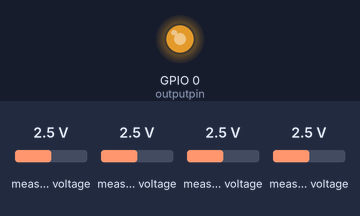
The program below on a simulated ESP32-C3. On the bench: output pins drawn as LEDs (lit = HIGH). Inputs (shaded band) come from the test bench; at power-on: measured voltage 2.5 V. Storage starts empty; what the program prints to the serial monitor is not drawn.

Above: at 1.2 s.
1.3 s: measured voltage (sensor 201) set to 0.1 V
4.3 s: measured voltage (sensor 200) set to 0.1 V
7.3 s: measured voltage (sensor 202) set to 0.1 V
10.3 s: measured voltage (sensor 200) set to 3.8 V
13.3 s: measured voltage (sensor 202) set to 2.5 V
16.3 s: measured voltage (sensor 200) set to 4.9 V
Timing chart, 0 to 20.3 s (numbered marks = the images above; inputs shaded):
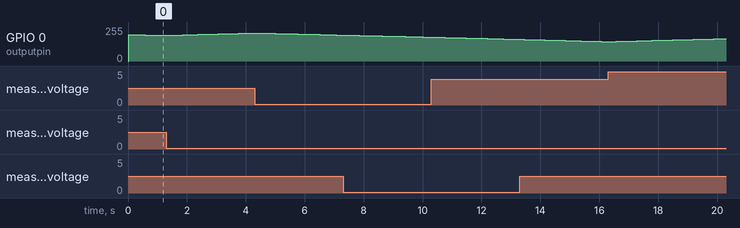

The program:

main.cpp
```cpp
#include <Arduino.h>
#include <Adafruit_ADS1X15.h>
#include <SPI.h>
#include <SD.h>
#include "mppt.h"

// address is 0x49
Adafruit_ADS1015 ads;

int dutyCycle = 200; //0 to 255
int inputpin = 1; //GPIO1
int outputpin = 0; //GPIO0
int channel = 0; //0 to 15
int freq = 100000; //I dont know the range, can at least go up to 5khz
int resolution = 8; //

float in_offset, out_offset;
int16_t adc0, adc1, adc2, adc3;
float volts0, volts1, volts2, volts3;
float v_in, v_out, i_in, i_out, p_in, p_out, eff;
float prev_p_out = 0;
int sign = 1;

float v_bat = 4.2;    // Maximum voltage of battery
float i_bat = 0.25;   // Maximum charge current of battery

String filename = "/0.txt";

void setup(){
//pinMode(inputpin, INPUT);
  gpio_reset_pin(GPIO_NUM_1);
  pinMode(outputpin, OUTPUT);
  // configure LED PWM functionalitites
  ledcSetup(outputpin, freq, resolution);

  // attach the channel to the GPIO to be controlled
  ledcAttachPin(outputpin, channel);

  Serial.begin(9600);

  if (!ads.begin()) {
    Serial.println("Failed to initialize ADC");
    while (1);
  }
  if (!SD.begin(SS)) {
    Serial.println("Failed to initialize SD card");
    while (1);
  }
  int filenum = 0;
  while (SD.exists(filename)) {
    filename = "/" + String(filenum) + ".txt";
    filenum++;
  }

  // Calculate offsets of the current sensors
  adc0 = ads.readADC_SingleEnded(0);
  adc2 = ads.readADC_SingleEnded(2);
  out_offset = ads.computeVolts(adc0);
  in_offset = ads.computeVolts(adc2);


}

void loop(){
  // Sweep the duty cycle
  //dutyCycle += 1*sign;


  adc0 = ads.readADC_SingleEnded(0);
  adc1 = ads.readADC_SingleEnded(1);
  adc2 = ads.readADC_SingleEnded(2);
  adc3 = ads.readADC_SingleEnded(3);

  volts0 = ads.computeVolts(adc0);
  volts1 = ads.computeVolts(adc1);
  volts2 = ads.computeVolts(adc2);
  volts3 = ads.computeVolts(adc3);

  v_in = volts3 * 2;
  v_out = volts1 * 2;
  i_in = (volts2 - in_offset) / 0.1;
  i_out = (out_offset - volts0) / 0.4;
  p_in = v_in * i_in;
  p_out = v_out * i_out;
  eff = p_out/p_in;

  if (v_out > v_bat) {        // CV mode (constant voltage)
    dutyCycle--;
    Serial.println("V_BAT EXCEEDED");
  }
  else if (i_out > i_bat) {   // CC mode (constant current)
    dutyCycle--;
    Serial.println("I_BAT EXCEEDED");
  }
  else {
    if (p_out < prev_p_out) {   // MPPT algorithm
      sign *= -1;             // Change direction of dutyCycle function
    }
    dutyCycle += 1*sign;
    prev_p_out = p_out;         // Could probably maximize p_in, but backflow seems to be throwing it off
  }

  // Check edge cases of dutyCycle
  if (dutyCycle > 254) {
    dutyCycle = 254;
  }
  else if (dutyCycle < 0) {
    dutyCycle = 0;
  }
  // Apply dutyCycle to PWM pin
  ledcWrite(outputpin, dutyCycle); //
  Serial.println(dutyCycle);

  Serial.println("-----------------------------------------------------------");
  /*
  Serial.print("AIN0: "); Serial.print(adc0); Serial.print("  "); Serial.print(volts0, 5); Serial.println("V");
  Serial.print("AIN1: "); Serial.print(adc1); Serial.print("  "); Serial.print(volts1, 5); Serial.println("V");
  Serial.print("AIN2: "); Serial.print(adc2); Serial.print("  "); Serial.print(volts2, 5); Serial.println("V");
  Serial.print("AIN3: "); Serial.print(adc3); Serial.print("  "); Serial.print(volts3, 5); Serial.println("V");
  */

  Serial.print("V_in: "); Serial.print(v_in); Serial.print("V, I_in: "); Serial.print(i_in); Serial.print("A, P_in: "); Serial.print(p_in); Serial.println("W");
  Serial.print("V_out: "); Serial.print(v_out); Serial.print("V, I_out: "); Serial.print(i_out); Serial.print("A, P_out: "); Serial.print(p_out); Serial.println("W");
  Serial.print("Efficiency: "); Serial.print(eff*100); Serial.println("%");


  File dir =  SD.open(filename, FILE_APPEND);  // Don't use FILE_WRITE unless you want to lose data
  dir.println(String(v_in) + " " + String(i_in) + " " + String(p_in) + " " + String(v_out)
              + " " + String(i_out) + " " + String(p_out) + " " + String(eff) + " " + String(dutyCycle));     // also a print() function
  dir.close();
  delay(50);
}
```

mppt.cpp
```cpp
#include <Arduino.h>
// throw some functions in here to clean up main code
```

mppt.h
```cpp

```
